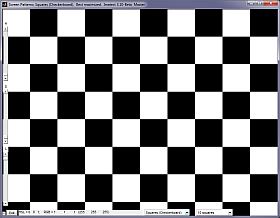
#> input picture distorted-checker-board.png, 280 x 218 px
$ python main.py
#> lines starting #> are read from the running program, lines starting #| are printed output that depends on the picture
#> further down, img is the input picture: shape (218, 280, 3); mean B, G, R 132.1, 130.4, 130.5
### RadialDistortionFunctions.py
import numpy as np
import os
import pandas as pd
import cv2
import matplotlib.pyplot as plt
import matplotlib.image as mpimg
import glob
from scipy.optimize import fsolve
import math
from random import randrange

def distort_image(img,k1,k2,k3):
#> called with k1 = -1e-05, k2 = 1e-09, k3 = -1e-12
    img = cv2.cvtColor(img, cv2.COLOR_BGR2GRAY)
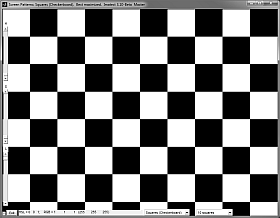
#> img: shape (218, 280); min 0, max 255, mean 130.7
    height,width=img.shape[:2]
#> height = 218; width = 280
    x_center=width//2
#> x_center = 140
    y_center=height//2
#> y_center = 109
    image = np.zeros((height,width), dtype=np.uint8)
    mappings=[]
    print(height,width)
#| 218 280
    mapping_counter=0
    mapping_counter=0
    for y_pixel in range(0,height,1):
        for x_pixel in range(0,width,1):
            r_value=(((x_pixel-x_center)**2)+((y_pixel-y_center)**2))**0.5
            x_distorted=int((x_pixel-x_center)*(1+k1*(r_value**2)+k2*(r_value**4)+k3*(r_value**6)))
            y_distorted=int((y_pixel-y_center)*(1+k1*(r_value**2)+k2*(r_value**4)+k3*(r_value**6)))
            try:
                image[y_distorted+y_center,x_distorted+x_center]=img[y_pixel,x_pixel]
                if ((x_pixel==x_center//2) and (y_pixel==y_center-108 or y_pixel==y_center or y_pixel==y_center+108)) and mapping_counter<3:
                    #Just wanted 3 mappings.
                    mappings+=[[[x_pixel-x_center,y_pixel-y_center],[x_distorted,y_distorted]]]
                    mapping_counter+=1
            except:
                y=1
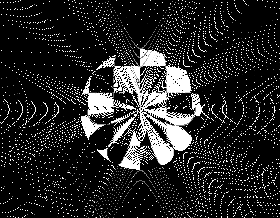
#> image: shape (218, 280); min 0, max 255, mean 38.4
#> after the loop, mapping_counter = 1; mappings = [[[-70, 0], [-60, 0]]]
    cv2.imwrite('distortion_results/'+str(k1)+'+'+str(k2)+'+'+str(k3)+'.png',image)
    return image,mappings

# [76 lines left out: functions solve_for_k, undistort_image, iterate_for_best_version, not called in this run]

### main.py
from RadialDistortionFunctions import *
img=cv2.imread('distorted-checker-board.png')
k1=-1e-5
k2=1e-9
k3=-1e-12

image,mappings=distort_image(img,k1,k2,k3)
#> mappings = [[[-70, 0], [-60, 0]]]
'''k=solve_for_k(3,mappings)
print(k)
blank_image_2,ratio=undistort_image(image,k)
print(ratio)'''

$ run again, with -1e-05+1e-14+1e-15.png copied over distorted-checker-board.png
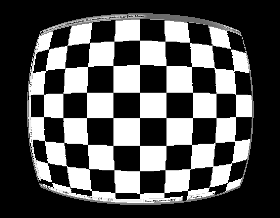
#> input picture -1e-05+1e-14+1e-15.png, 280 x 218 px
#> img is the input picture: shape (218, 280, 3); min 0, max 255, mean 83
#> img: shape (218, 280)
#| 218 280
#> after the loop in distort_image, `for y_pixel in range(0,height,1):`:
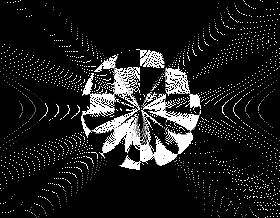
#> image: shape (218, 280); min 0, max 255, mean 29.4
#> after the loop in distort_image, `for y_pixel in range(0,height,1):`: mapping_counter = 1; mappings = [[[-70, 0], [-60, 0]]]

$ run again, with 1e-05+1e-14+1e-15.png copied over distorted-checker-board.png
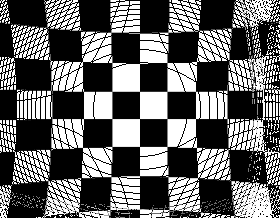
#> input picture 1e-05+1e-14+1e-15.png, 280 x 218 px
#> img is the input picture: shape (218, 280, 3); min 0, max 255, mean 102.2
#> img: shape (218, 280)
#| 218 280
#> after the loop in distort_image, `for y_pixel in range(0,height,1):`:
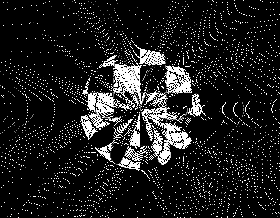
#> image: shape (218, 280); min 0, max 255, mean 30.2
#> after the loop in distort_image, `for y_pixel in range(0,height,1):`: mapping_counter = 1; mappings = [[[-70, 0], [-60, 0]]]
